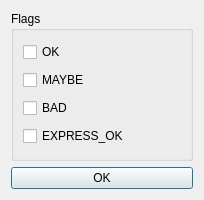
<ui version="4.0" >
 <class>DataQualityDialog</class>
 <widget class="QDialog" name="DataQualityDialog" >
  <property name="windowModality" >
   <enum>Qt::NonModal</enum>
  </property>
  <property name="geometry" >
   <rect>
    <x>0</x>
    <y>0</y>
    <width>204</width>
    <height>200</height>
   </rect>
  </property>
  <property name="windowTitle" >
   <string>Data quality settings dialog</string>
  </property>
  <layout class="QGridLayout" name="gridLayout" >
   <item row="1" column="0" >
    <widget class="QPushButton" name="OkButton" >
     <property name="text" >
      <string>OK</string>
     </property>
    </widget>
   </item>
   <item row="0" column="0" >
    <widget class="QGroupBox" name="groupBox" >
     <property name="title" >
      <string>Flags</string>
     </property>
     <layout class="QGridLayout" name="gridLayout_2" >
      <item row="1" column="0" >
       <widget class="QCheckBox" name="checkBox" >
        <property name="text" >
         <string>OK</string>
        </property>
       </widget>
      </item>
      <item row="2" column="0" >
       <widget class="QCheckBox" name="checkBox_2" >
        <property name="text" >
         <string>MAYBE</string>
        </property>
       </widget>
      </item>
      <item row="3" column="0" >
       <widget class="QCheckBox" name="checkBox_3" >
        <property name="text" >
         <string>BAD</string>
        </property>
       </widget>
      </item>
      <item row="4" column="0" >
       <widget class="QCheckBox" name="checkBox_4" >
        <property name="text" >
         <string>EXPRESS_OK</string>
        </property>
       </widget>
      </item>
     </layout>
    </widget>
   </item>
  </layout>
 </widget>
 <resources/>
 <connections/>
</ui>
